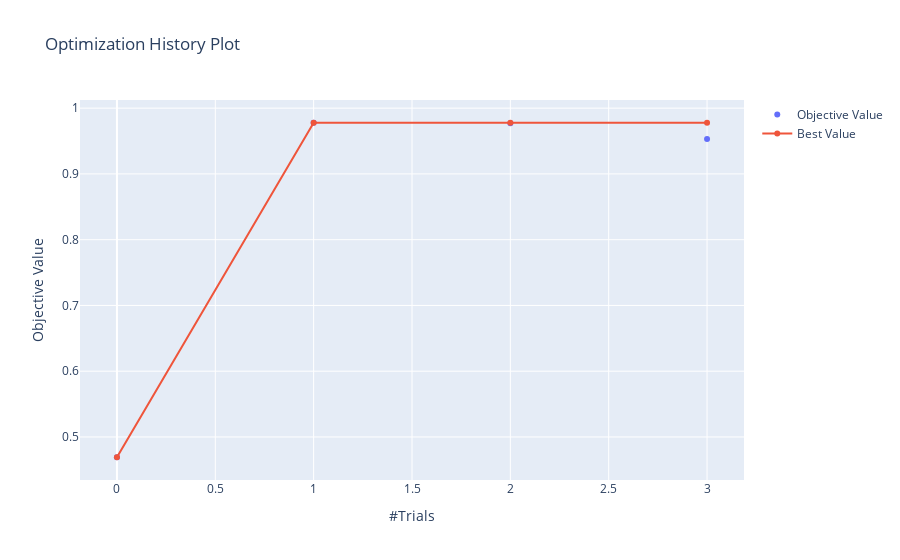

Notebook cell for this chart:
### Code cell
# Historic
plot_optimization_history(study)

### Figure 1 — Plotly figure (JSON) as saved in the notebook; plotly's stock layout.template omitted (floating-point values rounded to 4 significant figures)
{"data": [{"mode": "markers", "name": "Objective Value", "type": "scatter", "x": [0, 1, 2, 3], "y": [0.4691, 0.9778, 0.977, 0.953]}, {"name": "Best Value", "type": "scatter", "x": [0, 1, 2, 3], "y": [0.4691, 0.9778, 0.9778, 0.9778]}], "layout": {"title": {"text": "Optimization History Plot"}, "xaxis": {"title": {"text": "#Trials"}}, "yaxis": {"title": {"text": "Objective Value"}}}}
